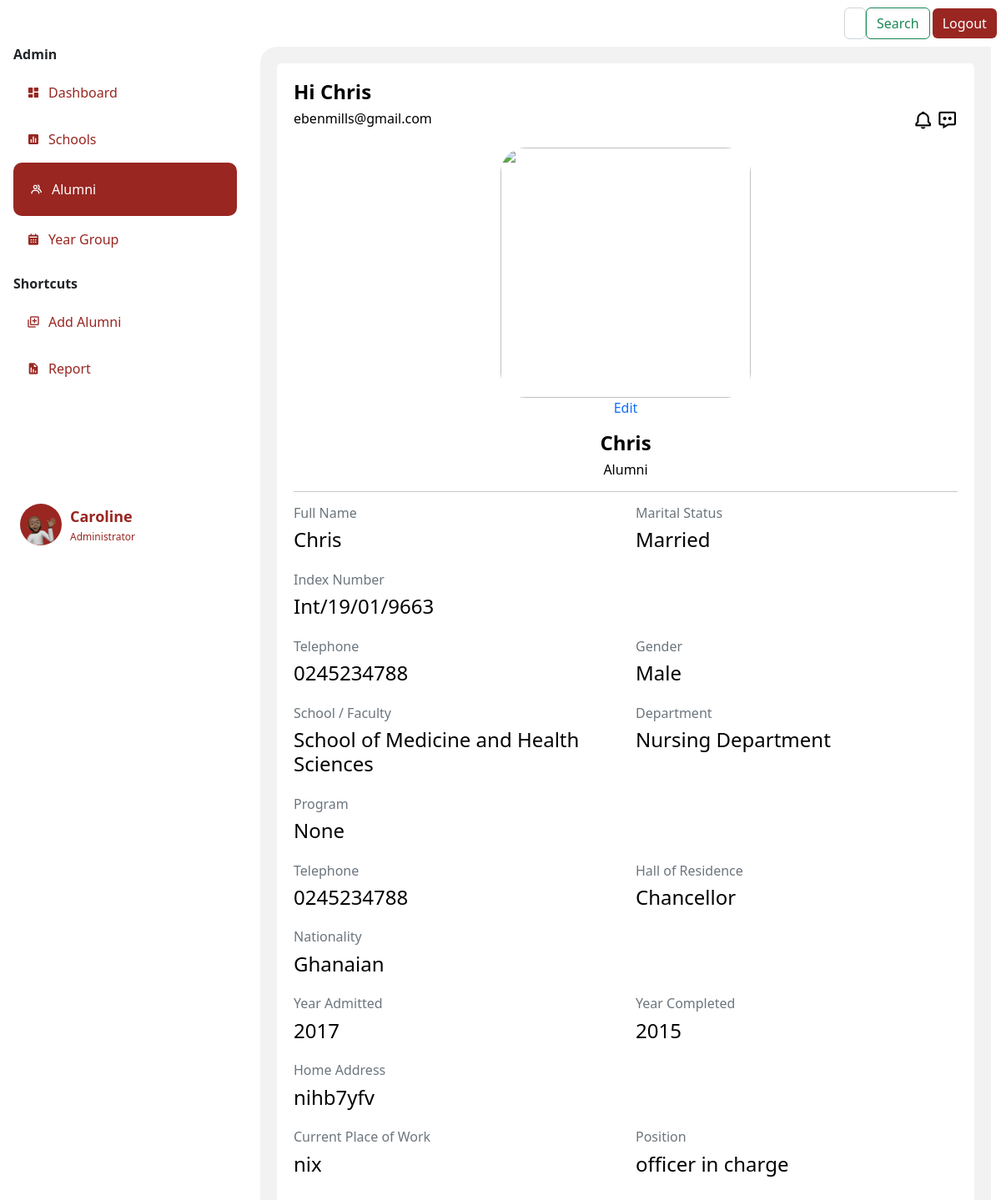
The page /list/5 (signed in) on the database as committed earlier.
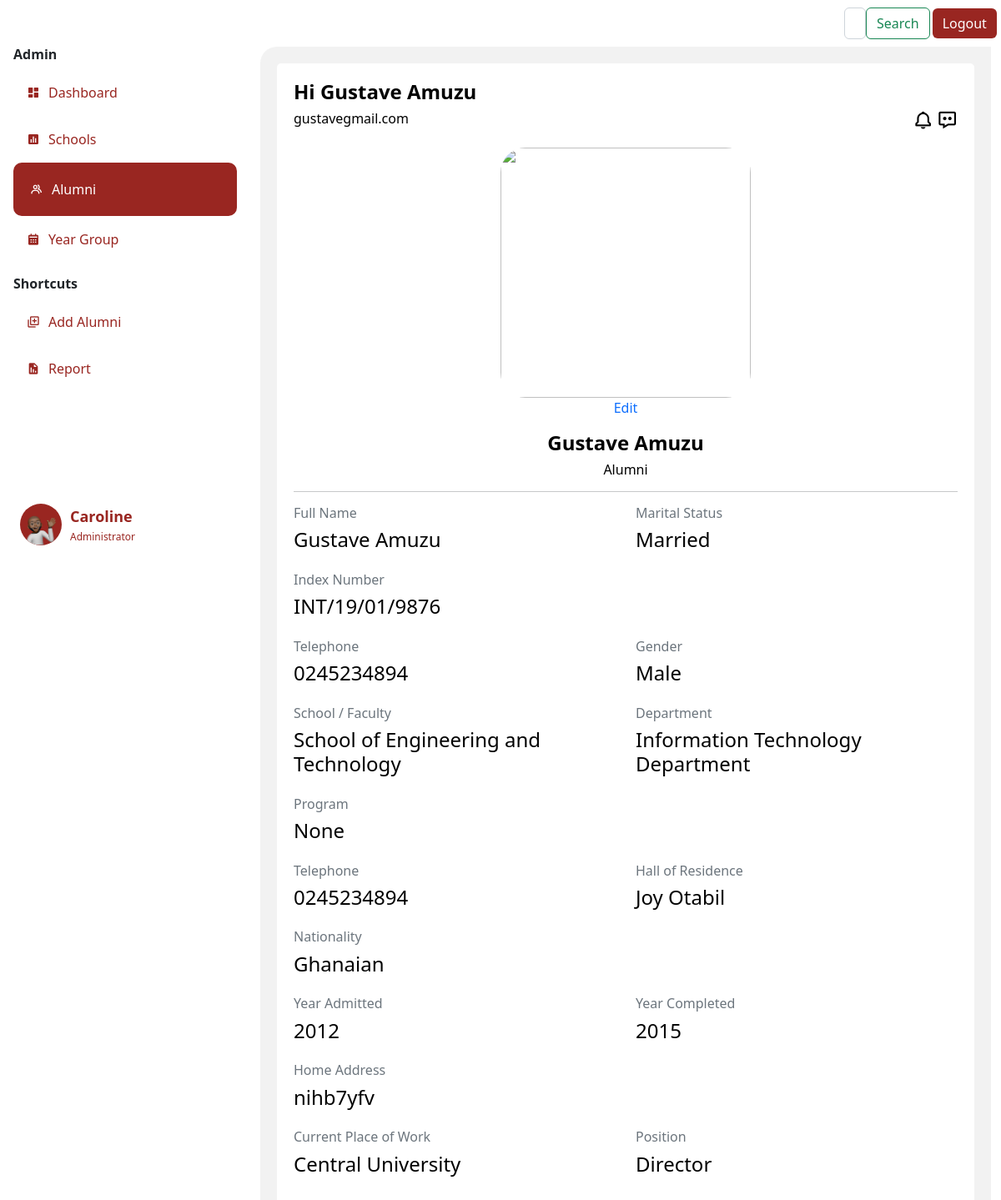
The same page on the database as committed later.
### app.py (models this page shows, shortened)
class User(db.Model,UserMixin):
    id= db.Column(db.Integer, primary_key=True)
    fullname= db.Column(db.String()  )
    indexnumber= db.Column(db.Integer())
    gender= db.Column(db.String()    )
    school= db.Column(db.String()    )
    department= db.Column(db.String()    )
    program= db.Column(db.String()   )
    completed= db.Column(db.Integer()     )
    admitted= db.Column(db.Integer()  )
    email= db.Column(db.String()     )
    telephone= db.Column(db.String()     )
    hall= db.Column(db.String()  )
    nationality= db.Column(db.String()   )
    address= db.Column(db.String()   )
    work= db.Column(db.String()  )
    guardian= db.Column(db.String()  )
    kin= db.Column(db.String()   )
    relationship= db.Column(db.String()  )
    marital= db.Column(db.String()   )
    health= db.Column(db.String()    )
    extra= db.Column(db.String()     )
    image_file = db.Column(db.String(20))

### app.py (the view)
@app.route('/list/<int:userid>', methods=['GET', 'POST'])
@login_required
def list(userid):
    print("Fetching one")
    profile=User.query.get_or_404(userid)
    print(current_user)
    return render_template("profileid.html",current_user=current_user, profile=profile, title="list")

### forms.py
class Search(FlaskForm):
    searched = StringField('Searched', validators=[DataRequired()])
    submit = SubmitField('Search')

### app.py (called while the page is built)
@login_manager.user_loader
def load_user(user_id):
    return Person.query.get(int(user_id))

@app.context_processor
def base():
    form=Search()
    return dict(form=form)

    def __repr__(self):
        return f"Person('{self.id}', {self.name}', {self.yearCompleted})"

### templates/profileid.html (shortened to what the changed rows need)
{% extends 'layout.html' %}
{% block body %}
<div class="col-md" style=" background: #fff; border-radius: 5px; padding: 20px;">
    <div class="top">
      <h4><b>Hi {{profile.fullname}}</b> </h4>
    </div>
    <div class="down" style=" display: flex; grid-gap: 2px; justify-content: space-between;">
      <h6 style="color: black;">{{profile.email}}</h6>
      <div class="icons" style="color: black;">
          <i class='bx bx-bell bx-sm icon' ></i>
          <i class='bx bx-message-dots bx-sm icon' ></i>
      </div>
    </div>
    <div class="info" style="margin-top: 2vh; text-align: center;">
      <div class="info-details" style=" margin-top: 2vh;">
        <h4><b> {{profile.fullname}}</b></h4>
      </div>
    </div>
    <div class="info-more">
      <div class="row">
          <div class="col">
            <h6 class="text-muted">Full Name </h6>
            <h4 style="color: black; margin-bottom: 0;">{{profile.fullname}}</h4>
          </div>
          <div class="col">
            <h6 class="text-muted">Marital Status </h6>
            <h4 style="color: black; margin-bottom: 0;">{{profile.marital}}</h4>
          </div>
      </div>
    </div>
    <div class="info-more">
      <div class="row">
          <div class="col">
            <h6 class="text-muted">Index Number </h6>
            <h4 style="color: black; margin-bottom: 0;">{{profile.indexnumber}}</h4>
          </div>
      </div>
    </div>
    <div class="info-more">
        <div class="row">
            <div class="col">
              <h6 class="text-muted">Telephone </h6>
              <h4 style="color: black; margin-bottom: 0;">{{profile.telephone}}</h4>
            </div>
            <div class="col">
                <h6 class="text-muted">Gender </h6>
                <h4 style="color: black; margin-bottom: 0;">{{profile.gender}}</h4>
              </div>
        </div>
      </div>
    <div class="info-more">
      <div class="row">
          <div class="col">
            <h6 class="text-muted">School / Faculty </h6>
            <h4 style="color: black; margin-bottom: 0;">{{profile.school}}</h4>
          </div>
          <div class="col">
            <h6 class="text-muted">Department </h6>
            <h4 style="color: black; margin-bottom: 0;">{{profile.department}}</h4>
          </div>
      </div>
    </div>
    <div class="info-more">
        <div class="row">
            <div class="col">
              <h6 class="text-muted">Program</h6>
              <h4 style="color: black; margin-bottom: 0;">{{profile.program}}</h4>
            </div>
        </div>
      </div>
    <div class="info-more">
      <div class="row">
          <div class="col">
            <h6 class="text-muted">Telephone </h6>
            <h4 style="color: black; margin-bottom: 0;">{{profile.telephone}}</h4>
          </div>
          <div class="col">
            <h6 class="text-muted">Hall of Residence </h6>
            <h4 style="color: black; margin-bottom: 0;">{{profile.hall}}</h4>
          </div>
      </div>
    </div>
    <div class="info-more">
      <div class="row">
          <div class="col">
            <h6 class="text-muted">Nationality </h6>
            <h4 style="color: black; margin-bottom: 0;">{{profile.nationality}}</h4>
          </div>
      </div>
    </div>
    <div class="info-more">
        <div class="row">
            <div class="col">
              <h6 class="text-muted">Year Admitted </h6>
              <h4 style="color: black; margin-bottom: 0;">{{profile.admitted}}</h4>
            </div>
            <div class="col">
                <h6 class="text-muted">Year Completed </h6>
                <h4 style="color: black; margin-bottom: 0;">{{profile.completed}}</h4>
              </div>
        </div>
      </div>
    <div class="info-more">
      <div class="row">
          <div class="col">
            <h6 class="text-muted">Home Address </h6>
            <h4 style="color: black; margin-bottom: 0;">{{profile.address}}</h4>
          </div>
      </div>
    </div>
    <div class="info-more">
      <div class="row">
          <div class="col">
            <h6 class="text-muted">Current Place of Work </h6>
            <h4 style="color: black; margin-bottom: 0;">{{profile.work}}</h4>
          </div>
          <div class="col">
            <h6 class="text-muted">Position </h6>
            <h4 style="color: black; margin-bottom: 0;">{{profile.guardian}}</h4>
          </div>
      </div>
      </div>
    </div>
</div>
{% endblock body %}

Rows that differ between the two databases and show on the page:
changed User "Married": fullname "Chris" → "Gustave Amuzu"; email "ebenmills@gmail.com" → "gustavegmail.com"; indexnumber "Int/19/01/9663" → "INT/19/01/9876"; telephone "0245234788" → "0245234894"; school "School of Medicine and Health Sciences" → "School of Engineering and Technology"; department "Nursing Department" → "Information Technology Department"; hall "Chancellor" → "Joy Otabil"; admitted "2017" → "2012"; work "nix" → "Central University"; guardian "officer in charge" → "Director"
